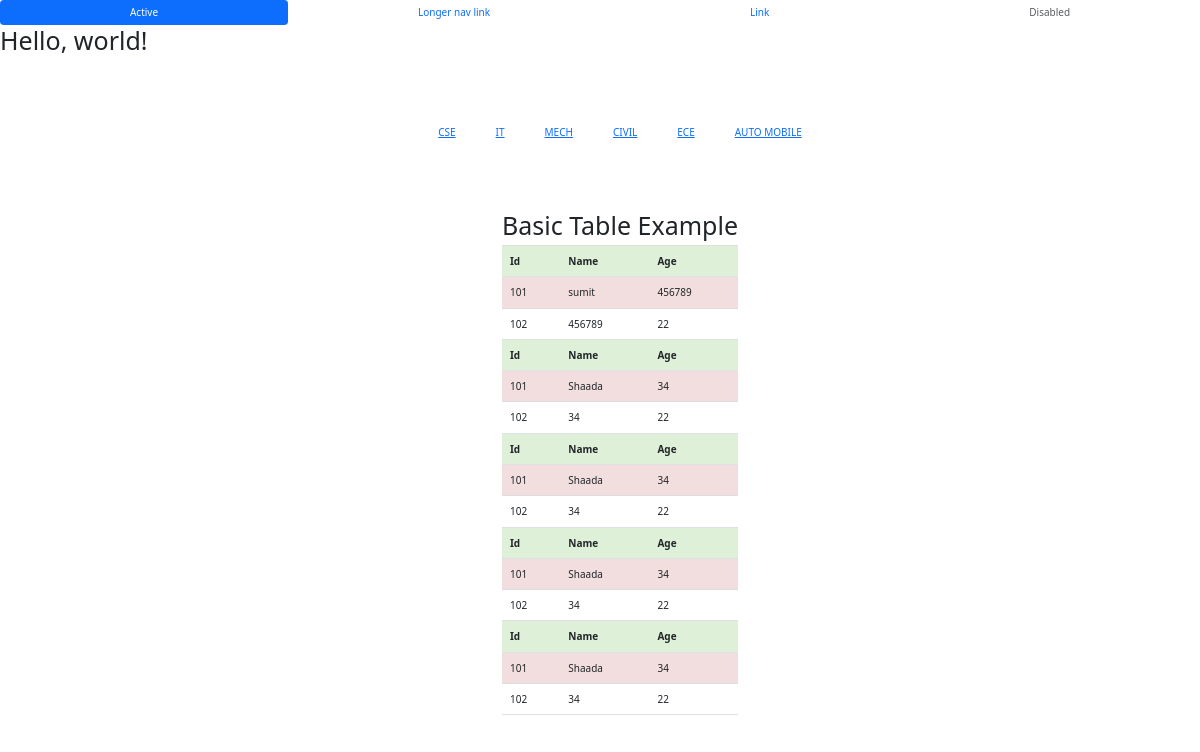
The app's page /filter/MECH with its own data.
### emps/models.py (models this page shows, shortened)
class Branch(models.Model):
    branch = models.CharField(max_length=222)
    def __str__(self):
        return self.branch

class Student(models.Model):
    name = models.CharField(max_length=222)
    age = models.PositiveIntegerField()
    branch = models.ForeignKey(Branch,on_delete=models.PROTECT)

### emps/views.py (the view)
# urls.py: path('filter/<str:branch>',views.filterbranch,name='filter'),
def filterbranch(request,branch):
    b = Branch.objects.get(branch=branch)
    data = Student.objects.filter(branch=b)
    dat=Branch.objects.all()
    return render(request,'show.html',{'data':data,'dat':dat})

### templates/show.html (shortened to what this page needs)
{% extends 'base.html' %}
{% block content %}
<div class="container">
    {% for b in dat %}
    <div class="branch">
        <a href="{% url 'filter' b %}">
            {{b.branch}}
        </a>
    </div>
        {% endfor %}
</div>
<div class="container">
<div class="table-responsive">
<div class="table-hover">
    <h1>Basic Table Example</h1>
  <table class="table "  >
    {% for i in data %}
    <tr class="success"><th>Id</th><th>Name</th><th>Age</th></tr>
    <tr class="danger"><td>101</td><td>{{i.name}}</td><td>{{i.age}}</td></tr>
    <tr class="success"></tr> <td>102</td><td>{{i.age}}</td><td>22</td></tr>
    <tr
    {% endfor %}
  </div>
</div>
</div>
{% endblock %}

### templates/show.html (style rules this page uses)
.container { display: flex; margin: 50px; justify-content: center; align-items: center; }
.branch { margin: 20px; cursor: pointer; }

### records on screen
Branch: branch "CSE"
Branch: branch "IT"
Branch: branch "MECH"
Branch: branch "CIVIL"
Branch: branch "ECE"
Branch: branch "AUTO MOBILE"
Student: name "sumit", age "456789"
Student: name "Shaada", age "34"
Student: name "Shaada", age "34"
Student: name "Shaada", age "34"
Student: name "Shaada", age "34"
